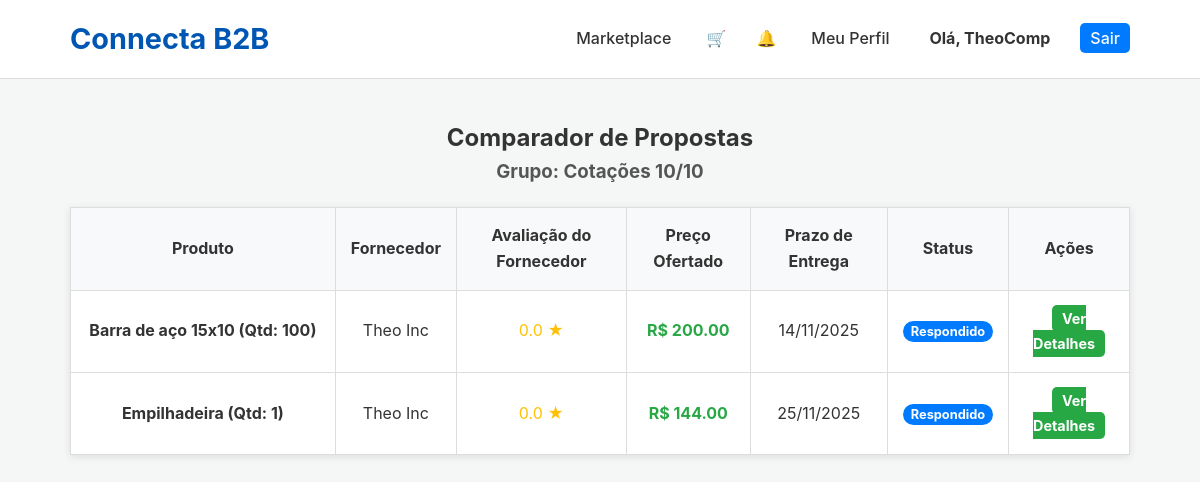
/comparator/2 (signed in), run on the app's committed database.
### app.py (models this page shows, shortened)
class QuoteGroup(db.Model):
    id = db.Column(db.Integer, primary_key=True)
    name = db.Column(db.String(150), nullable=False)
    timestamp = db.Column(db.DateTime, default=datetime.utcnow)
    buyer_id = db.Column(db.Integer, db.ForeignKey('company.id'), nullable=False)
    quotes = db.relationship('QuoteRequest', backref='group', lazy='dynamic')

class QuoteRequest(db.Model):
    id = db.Column(db.Integer, primary_key=True); quantity = db.Column(db.Integer, nullable=False); message = db.Column(db.Text, nullable=True); status = db.Column(db.String(50), nullable=False, default='Pendente'); timestamp = db.Column(db.DateTime, nullable=False, default=datetime.utcnow)
    product_id = db.Column(db.Integer, db.ForeignKey('product.id'), nullable=False); buyer_id = db.Column(db.Integer, db.ForeignKey('company.id'), nullable=False); supplier_id = db.Column(db.Integer, db.ForeignKey('company.id'), nullable=False)
    offered_price = db.Column(db.Float, nullable=True); supplier_message = db.Column(db.Text, nullable=True); response_timestamp = db.Column(db.DateTime, nullable=True)
    attachment_filename = db.Column(db.String(255), nullable=True); delivery_date = db.Column(db.Date, nullable=True)
    group_id = db.Column(db.Integer, db.ForeignKey('quote_group.id'), nullable=True)
    review = db.relationship('Review', backref='quote', uselist=False, cascade="all, delete-orphan")
    chat_messages = db.relationship('ChatMessage', backref='quote', lazy=True, cascade="all, delete-orphan")

class Product(db.Model):
    id = db.Column(db.Integer, primary_key=True); name = db.Column(db.String(100), nullable=False); description = db.Column(db.Text, nullable=False); category = db.Column(db.String(80), nullable=False); base_price = db.Column(db.Float, nullable=True); supplier_id = db.Column(db.Integer, db.ForeignKey('company.id'), nullable=False)
    images = db.relationship('ProductImage', backref='product', lazy=True, cascade="all, delete-orphan")
    quote_requests = db.relationship('QuoteRequest', backref='product', lazy=True, cascade="all, delete-orphan")

class Company(db.Model):
    id = db.Column(db.Integer, primary_key=True); company_name = db.Column(db.String(150), nullable=False); cnpj = db.Column(db.String(18), unique=True, nullable=False); email = db.Column(db.String(150), unique=True, nullable=False); password_hash = db.Column(db.String(256), nullable=False); user_type = db.Column(db.String(50), nullable=False)
    is_verified = db.Column(db.Boolean, default=False); is_admin = db.Column(db.Boolean, default=False); is_active = db.Column(db.Boolean, default=True)
    logo_filename = db.Column(db.String(255), nullable=True); description = db.Column(db.Text, nullable=True); website = db.Column(db.String(255), nullable=True); address = db.Column(db.String(255), nullable=True); certifications = db.Column(db.String(255), nullable=True)
    created_at = db.Column(db.DateTime, default=datetime.utcnow)
    products = db.relationship('Product', backref='supplier', lazy=True, cascade="all, delete-orphan")
    notifications = db.relationship('Notification', foreign_keys='Notification.recipient_id', backref='recipient', lazy=True, cascade="all, delete-orphan")
    reviews_received = db.relationship('Review', foreign_keys='Review.supplier_id', backref='reviewed_supplier', lazy='dynamic')
    sent_quotes = db.relationship('QuoteRequest', foreign_keys='QuoteRequest.buyer_id', backref='buyer', lazy='dynamic')
    received_quotes = db.relationship('QuoteRequest', foreign_keys='QuoteRequest.supplier_id', backref='supplier', lazy='dynamic')
    quote_groups = db.relationship('QuoteGroup', backref='buyer', lazy=True)
    open_rfqs = db.relationship('OpenRFQ', backref='buyer', lazy=True) # RFQ: Ligação com a empresa que criou
    open_rfq_responses = db.relationship('OpenRFQResponse', backref='supplier', lazy=True) # RFQ: Ligação com as respostas

### app.py (the view)
@app.route('/comparator/<int:group_id>')
@login_required
def comparator(group_id):
    group = db.session.get(QuoteGroup, group_id)
    if not group or group.buyer_id != session['company_id']:
        flash('Grupo de cotação não encontrado ou não autorizado.', 'error'); return redirect(url_for('dashboard'))
    quotes = QuoteRequest.query.filter_by(group_id=group.id).options(joinedload(QuoteRequest.product), joinedload(QuoteRequest.supplier)).all()
    supplier_ratings = {}
    for quote in quotes:
        if quote.supplier_id not in supplier_ratings:
            avg_rating = db.session.query(func.avg(Review.rating)).filter(Review.supplier_id == quote.supplier_id).scalar() or 0
            supplier_ratings[quote.supplier_id] = avg_rating
    return render_template('comparator.html', group=group, quotes=quotes, supplier_ratings=supplier_ratings)

### app.py (called while the page is built)
def login_required(f):
    @wraps(f)
    def decorated_function(*args, **kwargs):
        if 'company_id' not in session: flash('Você precisa estar logado.', 'error'); return redirect(url_for('login'))
        return f(*args, **kwargs)
    return decorated_function

@app.context_processor
def inject_notifications():
    if 'company_id' in session:
        unread_count = db.session.query(Notification).filter_by(recipient_id=session['company_id'], read=False).count()
        cart_item_count = len(session.get('cart', {})) if session.get('user_type') == 'buyer' else 0
        return dict(unread_notifications=unread_count, cart_item_count=cart_item_count)
    return dict(unread_notifications=0, cart_item_count=0)

### templates/comparator.html (shortened to what this page needs)
<!DOCTYPE html>
<html lang="pt-br">
<head>
    <link rel="stylesheet" href="{{ url_for('static', filename='css/style.css') }}">
</head>
<body>
    <header class="main-header">
        <div class="container">
            <a href="{{ url_for('home') }}" style="text-decoration: none;"><h1 class="logo">Connecta B2B</h1></a>
            <nav class="main-nav">
                <ul>
                    <li><a href="{{ url_for('products') }}">Marketplace</a></li>
                    <li><a href="{{ url_for('view_cart') }}" style="position: relative; padding: 5px;">&#128722; </a></li>
                    <li><a href="{{ url_for('notifications') }}" style="position: relative; padding: 5px;">&#128276; </a></li>
                    <li><a href="{{ url_for('company_profile', company_id=session.company_id) }}">Meu Perfil</a></li>
                    <li><a href="{{ url_for('dashboard') }}"><strong>Olá, {{ session.company_name }}</strong></a></li>
                    <li><a href="{{ url_for('logout') }}" class="login-button">Sair</a></li>
                </ul>
            </nav>
        </div>
    </header>
    <main class="container comparator-container">
        <h2 style="text-align: center;">Comparador de Propostas</h2>
        <h3 style="text-align: center; color: #555;">Grupo: {{ group.name }}</h3>
        <table class="comparator-table">
            <thead>
                <tr>
                    <th class="product-col">Produto</th>
                    <th>Fornecedor</th>
                    <th>Avaliação do Fornecedor</th>
                    <th>Preço Ofertado</th>
                    <th>Prazo de Entrega</th>
                    <th>Status</th>
                    <th>Ações</th>
                </tr>
            </thead>
            <tbody>
                {% for quote in quotes %}
                <tr>
                    <td class="product-col">{{ quote.product.name }} (Qtd: {{ quote.quantity }})</td>
                    <td>{{ quote.supplier.company_name }} {% if quote.supplier.is_verified %}✔{% endif %}</td>
                    <td><span class="rating-stars">{{ "%.1f"|format(supplier_ratings[quote.supplier_id]) }} &#9733;</span></td>
                    <td class="price-val">{% if quote.offered_price %}R$ {{ "%.2f"|format(quote.offered_price) }}{% else %}Aguardando{% endif %}</td>
                    <td>{{ quote.delivery_date.strftime('%d/%m/%Y') if quote.delivery_date else 'N/A' }}</td>
                    <td><span class="status-badge status-{{ quote.status }}">{{ quote.status }}</span></td>
                    <td><a href="{{ url_for('quote_detail', quote_id=quote.id) }}" class="cta-button" style="padding: 5px 10px; font-size: 0.9rem;">Ver Detalhes</a></td>
                </tr>
                {% else %}
                <tr>
                    <td colspan="7">Nenhuma cotação encontrada para este grupo.</td>
                </tr>
                {% endfor %}
            </tbody>
        </table>
    </main>
</body>
</html>

### static/css/style.css (style rules this page uses)
* { margin: 0; padding: 0; box-sizing: border-box; }
body { font-family: -apple-system, BlinkMacSystemFont, 'Segoe UI', Roboto, Helvetica, Arial, sans-serif; line-height: 1.6; background-color: #f4f7f6; color: #333; }
.container { max-width: 1100px; margin: 0 auto; padding: 0 20px; }
.main-header { background-color: #ffffff; padding: 1rem 0; border-bottom: 1px solid #ddd; position: sticky; top: 0; z-index: 1000; }
.main-header .container { display: flex; justify-content: space-between; align-items: center; }
.logo { color: #0056b3; font-size: 1.8rem; font-weight: 700; }
.main-nav ul { list-style-type: none; display: flex; gap: 20px; }
.main-nav a { text-decoration: none; color: #333; font-weight: 500; padding: 5px 10px; transition: color 0.3s ease; }
.login-button { background-color: #007bff; color: #ffffff !important; border-radius: 5px; padding: 8px 15px; transition: background-color 0.3s ease; }
.cta-button { background-color: #28a745; color: #ffffff; padding: 15px 30px; font-size: 1.1rem; font-weight: bold; text-decoration: none; border-radius: 5px; transition: background-color 0.3s ease; }

### templates/comparator.html (style rules this page uses)
.comparator-container { padding: 40px 20px; }
.comparator-table { width: 100%; border-collapse: collapse; margin-top: 20px; background-color: #fff; box-shadow: 0 2px 8px rgba(0,0,0,0.1); }
.comparator-table th, .comparator-table td { padding: 15px; border: 1px solid #ddd; text-align: center; }
.comparator-table th { background-color: #f8f9fa; }
.product-col { text-align: left; font-weight: bold; width: 25%; }
.price-val { font-weight: bold; color: #28a745; }
.status-badge { padding: 3px 8px; font-size: 0.8rem; border-radius: 12px; color: #fff; font-weight: bold; }
.status-Respondido { background-color: #007bff; }
.rating-stars { color: #ffc107; }

### data on the page
QuoteGroup: name "Cotações 10/10"
QuoteRequest: product.name "Barra de aço 15x10", quantity "100", supplier.company_name "Theo Inc", supplier_ratings "0.0", offered_price "200.00", delivery_date "14/11/2025", status "Respondido"
QuoteRequest: product.name "Empilhadeira", quantity "1", supplier.company_name "Theo Inc", supplier_ratings "0.0", offered_price "144.00", delivery_date "25/11/2025", status "Respondido"

### other printed values
{{ session.company_name }} "TheoComp"
